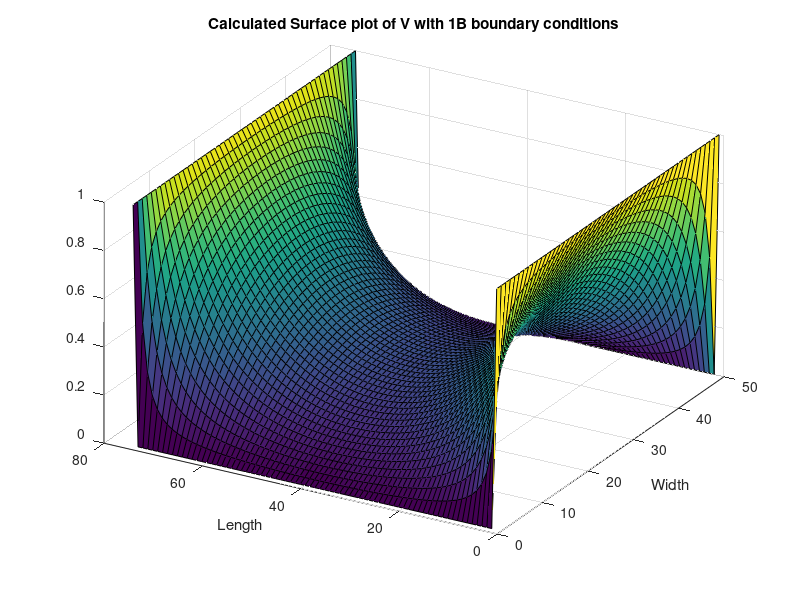
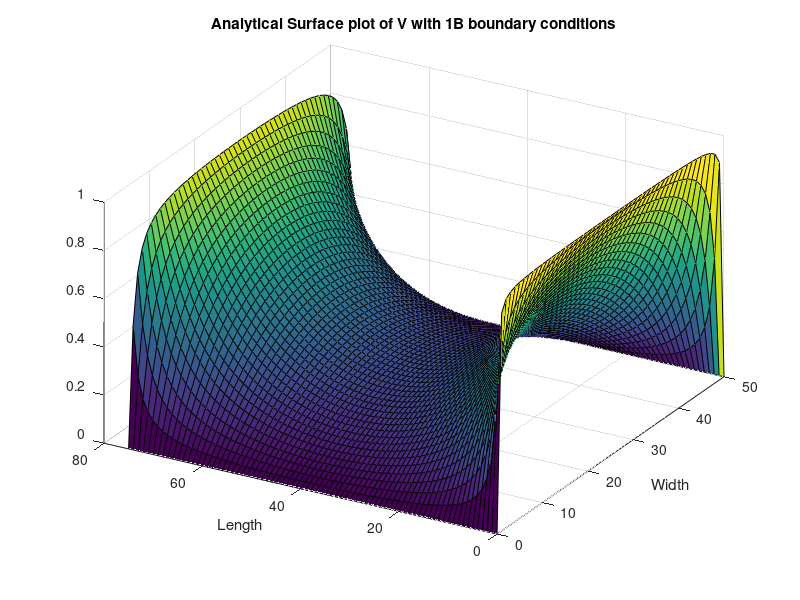

MATLAB code to generate these figures, in order: (Note: this script raises an error after producing the figures.)


%% Question 1a

% select dimension of the box (can be changed)
nx=75; %length of box
ny=50; %width of box

% create the G matrix
g=sparse(nx*ny);
b=zeros(1,nx*ny);

for i = 1:nx
    for j=1:ny
        n=j+(i-1)*ny;
        %left side
        if i==1
            g(n,:)=0;
            g(n,n)=1;
            b(n)=1;
        %right side
        elseif i==nx
            g(n,:)=0;
            g(n,n)=1;
            
        %bottom
        elseif j==1 
            g(n,n)=-3;
            g(n,n+1)=1;
            g(n,n-1)=1;
            g(n,n+ny)=1;
        %top    
        elseif j==ny            
            g(n,n)=-3;
            g(n,n+1)=1;
            g(n,n-1)=1;
            g(n,n-ny)=1;    
            
        else %bulk node
            g(n,n)=-4;
            g(n,n+1)=1;
            g(n,n-1)=1;
            g(n,n+ny)=1;
            g(n,n-ny)=1;
        end    
    end
end

E=g\b';

%reconstruct the nx by ny matrix
d=zeros(nx,ny);
for i = 1:nx
    for j=1:ny
       n=j+(i-1)*ny; 
       d(i,j)=E(n);       
    end
end
%plot the results
plot(d)
xlabel('Width')
ylabel('Length')
title('Voltage with V=V0 at X=0, V=0 at X=L')

% This is the expected result.  Voltage falls off linearly with distance


%% Question 1B

nx=75; %length
ny=50; %width

g=sparse(nx*ny);
b=zeros(1,nx*ny);

for i = 1:nx
    for j=1:ny
        n=j+(i-1)*ny;
        if i==1
            g(n,:)=0;
            g(n,n)=1;
            b(n)=1;
        elseif i==nx
            g(n,:)=0;
            g(n,n)=1;
            b(n)=1;
        elseif j==1 
            g(n,n)=1;
            
        elseif j==ny            
            g(n,n)=1;   
            
        else %bulk node
            g(n,n)=-4;
            g(n,n+1)=1;
            g(n,n-1)=1;
            g(n,n+ny)=1;
            g(n,n-ny)=1;
        end    
    end
end

E=g\b';

d=zeros(nx,ny);
for i = 1:nx
    for j=1:ny
       n=j+(i-1)*ny; 
       d(i,j)=E(n);
       
    end
end


figure(1)
surf(d)
xlabel('Width')
ylabel('Length')
title('Calculated Surface plot of V with 1B boundary conditions')
view(-60,37)
%plot analytical solution

y=0:ny;
x=-(nx+1)/2:(nx-1)/2; %theoretical solution occurs from -x to x
[vx,vy]=meshgrid(x,y); 

f=4/pi*cosh(pi*vx/ny)/cosh(pi*(nx+1)/2/ny).*sin(pi*vy/ny);

 for n=3:2:100   
     f=f+(4/pi)*(1/n)*cosh(n*pi*vx/ny)/cosh(n*pi*(nx+1)/2/ny).*sin(n*pi*vy/ny);
 end 
 
figure(2)
surf(vy,vx+38,f)

view(-60,37)
xlabel('Width')
ylabel('Length')
title('Analytical Surface plot of V with 1B boundary conditions')

% The calculated solution matches the analytical results.  This supports
% that the calculated solutions are correct, and represent the system we
% are attempting to model
% The meshing on the plots is good, as we can see that there are not any
% large discontinuities between elements.


%% Question 2 A

current = q2device(1,1e-2,round(nx/3),round(2*nx/3),round(3/10*ny),round(7/10*ny),nx,ny,1);
current
%current in (A)

%% Question 2 B
%current vs. mesh size

current=zeros(1,100);
for i = 1:100
    ny=15+(i);
    nx=round(ny*3/2);
    current(i)=q2device(1,1e-2,round(nx/3),round(2*nx/3),round(3/10*ny),round(7/10*ny),nx,ny,0);
end

x=linspace(1,100);
figure(1)
plot (x,current)
xlabel('mesh size (# of divisions of 1mm)')
ylabel('current (A)')
title('current vs. mesh size')

% Here the current decreases with mesh size.  Since the mesh size is very
% large at the begining of the graph, it is innaccurate, and gives a poor
% estimation of current.  As the mesh size increases, the predicted value
% approaches the true value.  It will reach an asymtote as the predicted
% value approaches the real value.

%current vs.  increasing width of the Bottle Necks
current=0;
j=0;
for i = 0:15
    j=j+1;
    ny=50;
    nx=75;
    current(j)=q2device(1,1e-2,25,50,round(5+i),round(45-i),nx,ny,0);
end

x=linspace(40,10,length(0:15));
figure(2)
plot (x,current)
xlabel('width of central conductive region')
ylabel('current (A)')
title('current vs. bottleneck width')
view(0,90)

% Here the current increases as the width of the conductive channel
% increases.  This is expected because resistance is inversly proportional
% to width, so a higher width as a lower resistance, and therefore more
% current will flow


%current vs.  increasing conductivity
j=0;
current=0;
for i = 0.2:.04:0.9
    j=j+1;
    ny=100;
    nx=150;
    current(j)=q2device(i,i/100,50,100,30,70,nx,ny,0);
end
x= 0.2:.04:0.9;
figure(3)
plot (x,current)
xlabel('conductivity of the higher conductivity region')
ylabel('current (A)')
title('current vs.conductivity while \sigma_1=100*\sigma_2')

% Here the current increases as the conductivity increases.  This is
% expected because as the conductivity increases, the resistance decreases
% and therefore the current increases


% Function used in Question 2

function [curr]=q2device(res1,res2,left,right,bottom,top,nx,ny,plot)
nx; %length
ny; %width

g=sparse(nx*ny);
b=zeros(1,nx*ny);

sig1=res1;
sig2=res2;

% box = [ left right bottom top] of center high conductive region
box=[left right bottom top];

sigma=zeros(nx,ny);
for i = 1:nx
    for j=1:ny
        
        if i > box(1) && i < box(2) &&j >box(4) %upper box - low cond
            sigma(i,j)=sig2;
        elseif i > box(1) && i < box(2) &&j <box(3) %lower box - low cond
            sigma(i,j)=sig2;
        else %high cond
            sigma(i,j)=sig1;
        end
    end
end

for i = 1:nx
    for j=1:ny
        n=j+(i-1)*ny;
        if i==1  %left
            g(n,:)=0;
            g(n,n)=1;
            b(n)=1;
        elseif i==nx %right
            g(n,:)=0;
            g(n,n)=1;
            
        elseif j==1 %bottom 
            up=(sigma(i,j)+sigma(i,j+1))/2;
            left=(sigma(i,j)+sigma(i-1,j))/2;
            right=(sigma(i,j)+sigma(i+1,j))/2;
            g(n,n)=-(up+left+right);
            g(n,n+1)=up;
            g(n,n-ny)=left;
            g(n,n+ny)=right;

        elseif j==ny %top         
            %low conductivity 
            down=(sigma(i,j)+sigma(i,j-1))/2;
            left=(sigma(i,j)+sigma(i-1,j))/2;
            right=(sigma(i,j)+sigma(i+1,j))/2;
            
            g(n,n)=-(up+left+right);
            g(n,n+ny)=right;
            g(n,n-1)=down;
            g(n,n-ny)=left;

            
        else %bulk node
            
            down=(sigma(i,j)+sigma(i,j-1))/2;
            left=(sigma(i,j)+sigma(i-1,j))/2;
            right=(sigma(i,j)+sigma(i+1,j))/2;
            up=(sigma(i,j)+sigma(i,j+1))/2;            
            
            g(n,n)=-(up+down+right+left);
            g(n,n+1)=up;
            g(n,n-1)=down;
            g(n,n+ny)=right;
            g(n,n-ny)=left;

        end
    end    
end



E=g\b';

d=zeros(nx,ny);
for i = 1:nx
    for j=1:ny
       n=j+(i-1)*ny; 
       d(i,j)=E(n);
       
    end
end
if plot
    figure(1)
    surf(d) %V(x,y)
    xlabel('Width')
    ylabel('Length')
    title('V(x,y)')
    view(-256,36)
end

%make sigma(x,y) graph


if plot
    figure(2)
    surf(sigma) %sigma(x,y)
    xlabel('Width')
    ylabel('Length')
    title('Sigma(x,y)')
    view(0,90)
end

[ex,ey]=gradient(d);
ex=-ex;
ey=-ey;
if plot
    figure(3) %E(x,y)
    quiver(ex,ey)
    xlabel('Width')
    ylabel('Length')
    title('E(x,y)')
end

Jx = ex.*sigma;
Jy = ey.*sigma;
if plot
    figure(4)
    quiver(Jx,Jy)
    xlabel('Width')
    ylabel('Length')
    title('J(x,y)')
end



%find current between the two contacts (assuming they are on the right and
%left side of the device. also assume the device is 1mmx1mm)

curr=0;
for j=1:ny
    %current = current + current_density * area of 1 element
    curr=curr+Jy(1,j)*(1e-3/ny);
end
end





